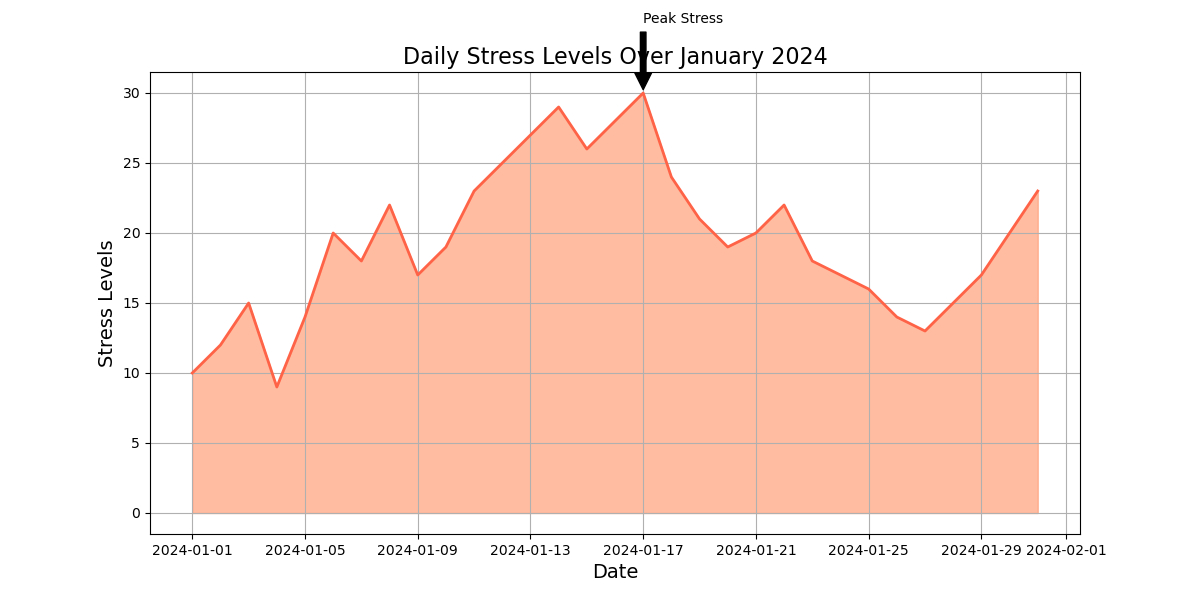

This figure's Python source:

import matplotlib.pyplot as plt
import pandas as pd

# Data
data = {
    'Date': [
        '2024-01-01', '2024-01-02', '2024-01-03', '2024-01-04', '2024-01-05', 
        '2024-01-06', '2024-01-07', '2024-01-08', '2024-01-09', '2024-01-10',
        '2024-01-11', '2024-01-12', '2024-01-13', '2024-01-14', '2024-01-15', 
        '2024-01-16', '2024-01-17', '2024-01-18', '2024-01-19', '2024-01-20',
        '2024-01-21', '2024-01-22', '2024-01-23', '2024-01-24', '2024-01-25', 
        '2024-01-26', '2024-01-27', '2024-01-28', '2024-01-29', '2024-01-30',
        '2024-01-31'
    ],
    'Stress Levels': [
        10, 12, 15, 9, 14, 20, 18, 22, 17, 19, 23, 25, 27, 29, 26, 28, 30, 24, 
        21, 19, 20, 22, 18, 17, 16, 14, 13, 15, 17, 20, 23
    ]
}

# Convert to DataFrame
df = pd.DataFrame(data)
df['Date'] = pd.to_datetime(df['Date'])

# Plotting
plt.figure(figsize=(12, 6))
plt.fill_between(df['Date'], df['Stress Levels'], color='#FFA07A', alpha=0.7)
plt.plot(df['Date'], df['Stress Levels'], color='#FF6347', linewidth=2)

# Title and labels
plt.title('Daily Stress Levels Over January 2024', fontsize=16)
plt.xlabel('Date', fontsize=14)
plt.ylabel('Stress Levels', fontsize=14)

# Annotations
peak_stress = df[df['Stress Levels'] == df['Stress Levels'].max()]
plt.annotate('Peak Stress', xy=(peak_stress['Date'].values[0], peak_stress['Stress Levels'].values[0]),
             xytext=(peak_stress['Date'].values[0], peak_stress['Stress Levels'].values[0]+5),
             arrowprops=dict(facecolor='black', shrink=0.05))

# Display the plot
plt.grid(True)
plt.show()
